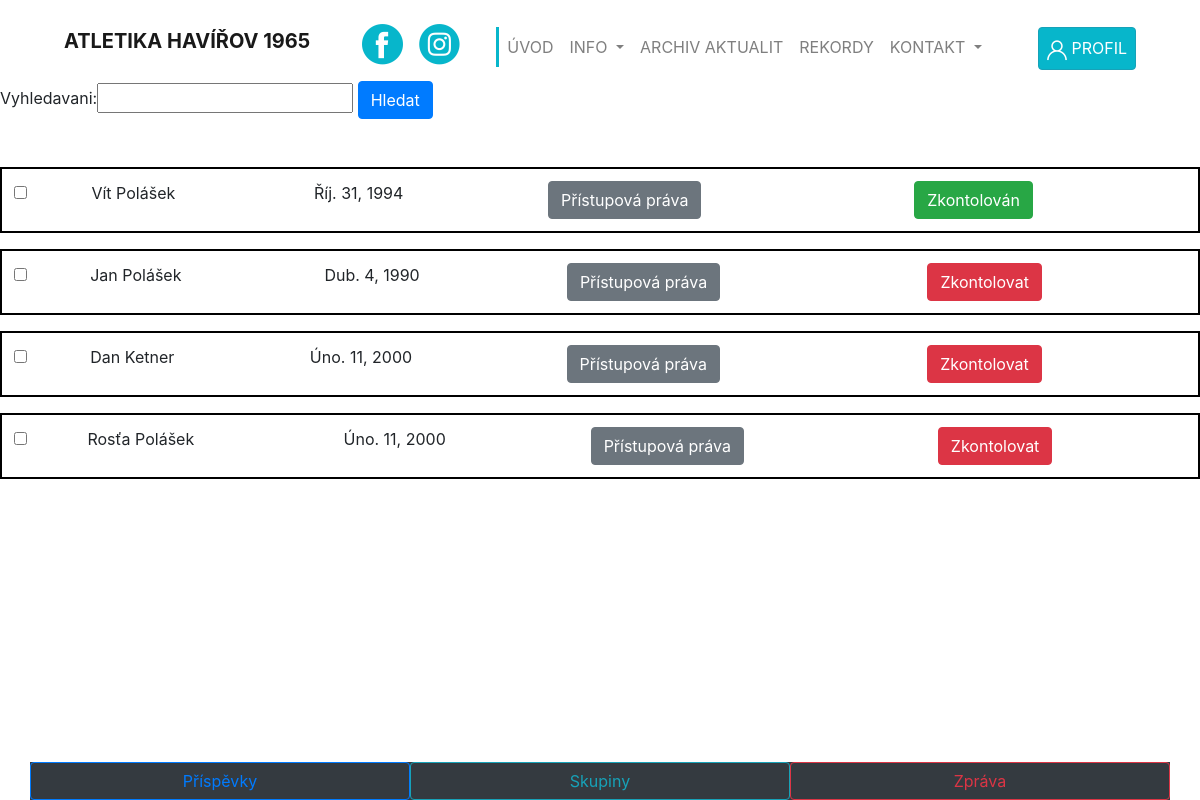
/spravce/prehled/, run on the app's committed database.
### ucty/models.py (models this page shows, shortened)
class OsobniInformace(models.Model):
    user = models.OneToOneField(User, on_delete=models.CASCADE)
    jmeno = models.CharField(max_length=30)
    prijmeni = models.CharField(max_length=30)
    rodne_cislo = models.CharField(max_length=10, unique=True)
    datum_narozeni = models.DateField()
    mesto = models.CharField(max_length=50)
    ulice = models.CharField(max_length=100)
    psc = models.CharField(max_length=5)
    telefon = models.CharField(max_length=9)
    Email = models.EmailField()
    gdpr = models.ImageField(default=None, upload_to='gdpr', blank=True, null=True)
    lekarske_potvrzeni = models.ImageField(default=None, upload_to='doktor', blank=True, null=True)
    datum_vystaveni_lekarskeho_potvrzeni = models.DateField(blank=True, null=True)
    prispevky = models.BooleanField(default=False)
    je_zkontrolovan = models.BooleanField(default=False)
    image = models.ImageField(default='default.jpg', upload_to='profile_pics', blank=True, null=True)
    class Meta:
        permissions=(
            ('Mediátor','Mediátor'),
            ('Správce', 'Správce'),
        )

### spravce/views.py (the view, shortened to what this page needs)
# urls.py: path('prehled/', prehled, name='prehled'),
def prehled(request):
    form = prehledForm(request.POST or None)
    query= OsobniInformace.objects.all()
    print('Pred:', request.POST)
    if request.POST.get('zprava'):
        ...
    if request.POST.get('skupiny'):
        request.session['ids']=request.POST.getlist('oznaceni')
        return redirect(reverse_lazy('pridat_do_skupiny'))
    return render(request, 'spravce/prehled.html',{ 'form':form,
                                                    'query':query,
                                                    })

### spravce/forms.py
class prehledForm(forms.Form):
    vyhledavani = CommaSeparatedCharField(required=False)

### spravce/templates/spravce/prehled.html
{% extends 'Atletika_Havirov/base.html' %}
{% block body_block %}
    <form method="post">{% csrf_token %}
    <div class="mb-5">
        {{ form }}
        <button class="btn btn-primary" type="submit" name="hledat" value="True">Hledat</button>
    </div>
    {% for user in query %}
        <table class="table table-borderless" style="border:solid black 2px">
        <tbody>
        <tr>
            <td><input type="checkbox" name="oznaceni" value="{{ user.id }}"></td>
            <td>{{ user.jmeno }} {{ user.prijmeni }}</td>
            <td>{{ user.datum_narozeni }}</td>
            <td><a class="btn btn-secondary" href="{% url 'prava' id=user.id %}">Přístupová práva</a></td>
            <td>
            {% if user.je_zkontrolovan %}
                <a href="{% url 'zkontrolovat' id=user.id %}" class="btn btn-success" type="button">Zkontolován</a>
            {% else %}
                <a href="{% url 'zkontrolovat' id=user.id %}" class="btn btn-danger" type="button">Zkontolovat</a>
            {% endif %}
            </td>
        </tr>
        </tbody>
        </table>
    {% endfor %}
       <div class="container fixed-bottom">
            <nav class="nav bg-dark row " >
            <button class="btn btn-outline-primary col " type="submit" name="prispevky" value="True">Příspěvky</button>
            <button class="btn btn-outline-info col"  type="submit" name="skupiny" value="True">Skupiny</button>
            <button class="btn btn-outline-danger col " type="submit" name="zprava" value="True">Zpráva </button>
            </nav>
       </div>
    </form>
{%  endblock %}

### templates/Atletika_Havirov/base.html (shortened to what this page needs)
<!DOCTYPE html>
<html lang="en">
<head>
        <link rel="stylesheet" href="https://cdn.jsdelivr.net/npm/bootstrap@4.5.3/dist/css/bootstrap.min.css"
>
</head>
<body>
{% include 'Atletika_Havirov/new_nav.html' %}
    {% block body_block %}
    {% endblock %}
</body>
</html>

### templates/Atletika_Havirov/new_nav.html (shortened to what this page needs)
{% load static %}
<nav class="navbar navbar-expand-lg navbar-light" style="background-color: white;">
   <span class="navbar-brand mb-0 ml-5 h1"><b>ATLETIKA HAVÍŘOV 1965</b></span>
    <div class="collapse navbar-collapse" id="navbarSupportedContent">
        <ul class="navbar-nav m-auto">
            <li class="nav-item active mt-2 float-right">
                <a class="nav-link" href="#"><img src="{% static 'Atletika_Havirov/button_FB.png' %}">  <span class="sr-only">(current)</span></a>
            </li>
            <li class="nav-item active mt-2">
                <a class="nav-link" href="#"><img src="{% static 'Atletika_Havirov/button_Insta.png' %}">  <span class="sr-only">(current)</span></a>
            </li>
        </ul>
        <ul class="navbar-nav mr-5">
            <li class="nav-item mt-3">
                <a class="nav-link" href="#" style="border-left: solid #07b6cb 3px;">ÚVOD</a>
            </li>
            <li class="nav-item dropdown mt-3">
                <a class="nav-link dropdown-toggle" href="#" id="navbarDropdown" role="button" data-toggle="dropdown" aria-haspopup="true" aria-expanded="false">
                    INFO
                </a>
            </li>
            <li class="nav-item mt-3">
                <a class="nav-link" href="#">ARCHIV AKTUALIT</a>
            </li>
            <li class="nav-item mt-3">
                <a class="nav-link" href="#">REKORDY</a>
            </li>
            <li class="nav-item dropdown mt-3">
                <a class="nav-link dropdown-toggle" href="#" id="navbarDropdown" role="button" data-toggle="dropdown" aria-haspopup="true" aria-expanded="false">
                    KONTAKT
                </a>
            </li>
            <li class="nav-item mt-3 ml-5">
                <a class="nav-link btn btn-outline-info" style="background-color: #07b6cb; color: white;"  href="#"><img src="{% static 'Atletika_Havirov/ikona_Profil.png' %}"> PROFIL</a>
            </li>
        </ul>
    </div>
</nav>

### data on the page
OsobniInformace: jmeno "Vít", prijmeni "Polášek", datum_narozeni "Říj. 31, 1994", je_zkontrolovan "Zkontolován"
OsobniInformace: jmeno "Jan", prijmeni "Polášek", datum_narozeni "Dub. 4, 1990", je_zkontrolovan "Zkontolovat"
OsobniInformace: jmeno "Dan", prijmeni "Ketner", datum_narozeni "Úno. 11, 2000", je_zkontrolovan "Zkontolovat"
OsobniInformace: jmeno "Rosťa", prijmeni "Polášek", datum_narozeni "Úno. 11, 2000", je_zkontrolovan "Zkontolovat"
